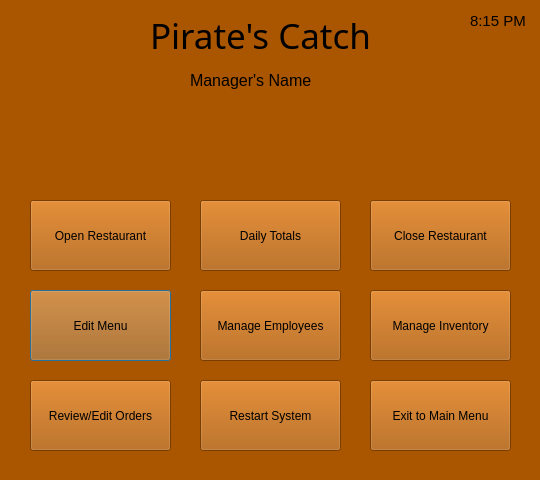
<?xml version="1.0" encoding="UTF-8"?>
<ui version="4.0">
 <class>SystemMenu</class>
 <widget class="QDialog" name="SystemMenu">
  <property name="geometry">
   <rect>
    <x>0</x>
    <y>0</y>
    <width>540</width>
    <height>480</height>
   </rect>
  </property>
  <property name="palette">
   <palette>
    <active>
     <colorrole role="WindowText">
      <brush brushstyle="SolidPattern">
       <color alpha="255">
        <red>0</red>
        <green>0</green>
        <blue>0</blue>
       </color>
      </brush>
     </colorrole>
     <colorrole role="Button">
      <brush brushstyle="SolidPattern">
       <color alpha="255">
        <red>170</red>
        <green>85</green>
        <blue>0</blue>
       </color>
      </brush>
     </colorrole>
     <colorrole role="Light">
      <brush brushstyle="SolidPattern">
       <color alpha="255">
        <red>255</red>
        <green>128</green>
        <blue>0</blue>
       </color>
      </brush>
     </colorrole>
     <colorrole role="Midlight">
      <brush brushstyle="SolidPattern">
       <color alpha="255">
        <red>212</red>
        <green>106</green>
        <blue>0</blue>
       </color>
      </brush>
     </colorrole>
     <colorrole role="Dark">
      <brush brushstyle="SolidPattern">
       <color alpha="255">
        <red>85</red>
        <green>42</green>
        <blue>0</blue>
       </color>
      </brush>
     </colorrole>
     <colorrole role="Mid">
      <brush brushstyle="SolidPattern">
       <color alpha="255">
        <red>113</red>
        <green>56</green>
        <blue>0</blue>
       </color>
      </brush>
     </colorrole>
     <colorrole role="Text">
      <brush brushstyle="SolidPattern">
       <color alpha="255">
        <red>0</red>
        <green>0</green>
        <blue>0</blue>
       </color>
      </brush>
     </colorrole>
     <colorrole role="BrightText">
      <brush brushstyle="SolidPattern">
       <color alpha="255">
        <red>255</red>
        <green>255</green>
        <blue>255</blue>
       </color>
      </brush>
     </colorrole>
     <colorrole role="ButtonText">
      <brush brushstyle="SolidPattern">
       <color alpha="255">
        <red>0</red>
        <green>0</green>
        <blue>0</blue>
       </color>
      </brush>
     </colorrole>
     <colorrole role="Base">
      <brush brushstyle="SolidPattern">
       <color alpha="255">
        <red>255</red>
        <green>255</green>
        <blue>255</blue>
       </color>
      </brush>
     </colorrole>
     <colorrole role="Window">
      <brush brushstyle="SolidPattern">
       <color alpha="255">
        <red>170</red>
        <green>85</green>
        <blue>0</blue>
       </color>
      </brush>
     </colorrole>
     <colorrole role="Shadow">
      <brush brushstyle="SolidPattern">
       <color alpha="255">
        <red>0</red>
        <green>0</green>
        <blue>0</blue>
       </color>
      </brush>
     </colorrole>
     <colorrole role="AlternateBase">
      <brush brushstyle="SolidPattern">
       <color alpha="255">
        <red>212</red>
        <green>170</green>
        <blue>127</blue>
       </color>
      </brush>
     </colorrole>
     <colorrole role="ToolTipBase">
      <brush brushstyle="SolidPattern">
       <color alpha="255">
        <red>255</red>
        <green>255</green>
        <blue>220</blue>
       </color>
      </brush>
     </colorrole>
     <colorrole role="ToolTipText">
      <brush brushstyle="SolidPattern">
       <color alpha="255">
        <red>0</red>
        <green>0</green>
        <blue>0</blue>
       </color>
      </brush>
     </colorrole>
    </active>
    <inactive>
     <colorrole role="WindowText">
      <brush brushstyle="SolidPattern">
       <color alpha="255">
        <red>0</red>
        <green>0</green>
        <blue>0</blue>
       </color>
      </brush>
     </colorrole>
     <colorrole role="Button">
      <brush brushstyle="SolidPattern">
       <color alpha="255">
        <red>170</red>
        <green>85</green>
        <blue>0</blue>
       </color>
      </brush>
     </colorrole>
     <colorrole role="Light">
      <brush brushstyle="SolidPattern">
       <color alpha="255">
        <red>255</red>
        <green>128</green>
        <blue>0</blue>
       </color>
      </brush>
     </colorrole>
     <colorrole role="Midlight">
      <brush brushstyle="SolidPattern">
       <color alpha="255">
        <red>212</red>
        <green>106</green>
        <blue>0</blue>
       </color>
      </brush>
     </colorrole>
     <colorrole role="Dark">
      <brush brushstyle="SolidPattern">
       <color alpha="255">
        <red>85</red>
        <green>42</green>
        <blue>0</blue>
       </color>
      </brush>
     </colorrole>
     <colorrole role="Mid">
      <brush brushstyle="SolidPattern">
       <color alpha="255">
        <red>113</red>
        <green>56</green>
        <blue>0</blue>
       </color>
      </brush>
     </colorrole>
     <colorrole role="Text">
      <brush brushstyle="SolidPattern">
       <color alpha="255">
        <red>0</red>
        <green>0</green>
        <blue>0</blue>
       </color>
      </brush>
     </colorrole>
     <colorrole role="BrightText">
      <brush brushstyle="SolidPattern">
       <color alpha="255">
        <red>255</red>
        <green>255</green>
        <blue>255</blue>
       </color>
      </brush>
     </colorrole>
     <colorrole role="ButtonText">
      <brush brushstyle="SolidPattern">
       <color alpha="255">
        <red>0</red>
        <green>0</green>
        <blue>0</blue>
       </color>
      </brush>
     </colorrole>
     <colorrole role="Base">
      <brush brushstyle="SolidPattern">
       <color alpha="255">
        <red>255</red>
        <green>255</green>
        <blue>255</blue>
       </color>
      </brush>
     </colorrole>
     <colorrole role="Window">
      <brush brushstyle="SolidPattern">
       <color alpha="255">
        <red>170</red>
        <green>85</green>
        <blue>0</blue>
       </color>
      </brush>
     </colorrole>
     <colorrole role="Shadow">
      <brush brushstyle="SolidPattern">
       <color alpha="255">
        <red>0</red>
        <green>0</green>
        <blue>0</blue>
       </color>
      </brush>
     </colorrole>
     <colorrole role="AlternateBase">
      <brush brushstyle="SolidPattern">
       <color alpha="255">
        <red>212</red>
        <green>170</green>
        <blue>127</blue>
       </color>
      </brush>
     </colorrole>
     <colorrole role="ToolTipBase">
      <brush brushstyle="SolidPattern">
       <color alpha="255">
        <red>255</red>
        <green>255</green>
        <blue>220</blue>
       </color>
      </brush>
     </colorrole>
     <colorrole role="ToolTipText">
      <brush brushstyle="SolidPattern">
       <color alpha="255">
        <red>0</red>
        <green>0</green>
        <blue>0</blue>
       </color>
      </brush>
     </colorrole>
    </inactive>
    <disabled>
     <colorrole role="WindowText">
      <brush brushstyle="SolidPattern">
       <color alpha="255">
        <red>85</red>
        <green>42</green>
        <blue>0</blue>
       </color>
      </brush>
     </colorrole>
     <colorrole role="Button">
      <brush brushstyle="SolidPattern">
       <color alpha="255">
        <red>170</red>
        <green>85</green>
        <blue>0</blue>
       </color>
      </brush>
     </colorrole>
     <colorrole role="Light">
      <brush brushstyle="SolidPattern">
       <color alpha="255">
        <red>255</red>
        <green>128</green>
        <blue>0</blue>
       </color>
      </brush>
     </colorrole>
     <colorrole role="Midlight">
      <brush brushstyle="SolidPattern">
       <color alpha="255">
        <red>212</red>
        <green>106</green>
        <blue>0</blue>
       </color>
      </brush>
     </colorrole>
     <colorrole role="Dark">
      <brush brushstyle="SolidPattern">
       <color alpha="255">
        <red>85</red>
        <green>42</green>
        <blue>0</blue>
       </color>
      </brush>
     </colorrole>
     <colorrole role="Mid">
      <brush brushstyle="SolidPattern">
       <color alpha="255">
        <red>113</red>
        <green>56</green>
        <blue>0</blue>
       </color>
      </brush>
     </colorrole>
     <colorrole role="Text">
      <brush brushstyle="SolidPattern">
       <color alpha="255">
        <red>85</red>
        <green>42</green>
        <blue>0</blue>
       </color>
      </brush>
     </colorrole>
     <colorrole role="BrightText">
      <brush brushstyle="SolidPattern">
       <color alpha="255">
        <red>255</red>
        <green>255</green>
        <blue>255</blue>
       </color>
      </brush>
     </colorrole>
     <colorrole role="ButtonText">
      <brush brushstyle="SolidPattern">
       <color alpha="255">
        <red>85</red>
        <green>42</green>
        <blue>0</blue>
       </color>
      </brush>
     </colorrole>
     <colorrole role="Base">
      <brush brushstyle="SolidPattern">
       <color alpha="255">
        <red>170</red>
        <green>85</green>
        <blue>0</blue>
       </color>
      </brush>
     </colorrole>
     <colorrole role="Window">
      <brush brushstyle="SolidPattern">
       <color alpha="255">
        <red>170</red>
        <green>85</green>
        <blue>0</blue>
       </color>
      </brush>
     </colorrole>
     <colorrole role="Shadow">
      <brush brushstyle="SolidPattern">
       <color alpha="255">
        <red>0</red>
        <green>0</green>
        <blue>0</blue>
       </color>
      </brush>
     </colorrole>
     <colorrole role="AlternateBase">
      <brush brushstyle="SolidPattern">
       <color alpha="255">
        <red>170</red>
        <green>85</green>
        <blue>0</blue>
       </color>
      </brush>
     </colorrole>
     <colorrole role="ToolTipBase">
      <brush brushstyle="SolidPattern">
       <color alpha="255">
        <red>255</red>
        <green>255</green>
        <blue>220</blue>
       </color>
      </brush>
     </colorrole>
     <colorrole role="ToolTipText">
      <brush brushstyle="SolidPattern">
       <color alpha="255">
        <red>0</red>
        <green>0</green>
        <blue>0</blue>
       </color>
      </brush>
     </colorrole>
    </disabled>
   </palette>
  </property>
  <property name="windowTitle">
   <string>Dialog</string>
  </property>
  <widget class="QLabel" name="label">
   <property name="geometry">
    <rect>
     <x>150</x>
     <y>10</y>
     <width>221</width>
     <height>51</height>
    </rect>
   </property>
   <property name="font">
    <font>
     <family>Old English Text MT</family>
     <pointsize>26</pointsize>
     <weight>50</weight>
     <bold>false</bold>
    </font>
   </property>
   <property name="text">
    <string>Pirate's Catch</string>
   </property>
  </widget>
  <widget class="QPushButton" name="pushButton">
   <property name="geometry">
    <rect>
     <x>30</x>
     <y>290</y>
     <width>141</width>
     <height>71</height>
    </rect>
   </property>
   <property name="text">
    <string>Edit Menu</string>
   </property>
  </widget>
  <widget class="QPushButton" name="pushButton_2">
   <property name="geometry">
    <rect>
     <x>370</x>
     <y>200</y>
     <width>141</width>
     <height>71</height>
    </rect>
   </property>
   <property name="text">
    <string>Close Restaurant</string>
   </property>
  </widget>
  <widget class="QPushButton" name="pushButton_3">
   <property name="geometry">
    <rect>
     <x>30</x>
     <y>200</y>
     <width>141</width>
     <height>71</height>
    </rect>
   </property>
   <property name="text">
    <string>Open Restaurant</string>
   </property>
  </widget>
  <widget class="QPushButton" name="pushButton_4">
   <property name="geometry">
    <rect>
     <x>200</x>
     <y>200</y>
     <width>141</width>
     <height>71</height>
    </rect>
   </property>
   <property name="text">
    <string>Daily Totals</string>
   </property>
  </widget>
  <widget class="QPushButton" name="pushButton_5">
   <property name="geometry">
    <rect>
     <x>370</x>
     <y>290</y>
     <width>141</width>
     <height>71</height>
    </rect>
   </property>
   <property name="text">
    <string>Manage Inventory</string>
   </property>
  </widget>
  <widget class="QLabel" name="label_2">
   <property name="geometry">
    <rect>
     <x>190</x>
     <y>60</y>
     <width>161</width>
     <height>41</height>
    </rect>
   </property>
   <property name="font">
    <font>
     <pointsize>12</pointsize>
    </font>
   </property>
   <property name="text">
    <string>Manager's Name</string>
   </property>
  </widget>
  <widget class="QPushButton" name="pushButton_6">
   <property name="geometry">
    <rect>
     <x>200</x>
     <y>290</y>
     <width>141</width>
     <height>71</height>
    </rect>
   </property>
   <property name="text">
    <string>Manage Employees</string>
   </property>
  </widget>
  <widget class="QLabel" name="label_3">
   <property name="geometry">
    <rect>
     <x>470</x>
     <y>10</y>
     <width>61</width>
     <height>21</height>
    </rect>
   </property>
   <property name="font">
    <font>
     <pointsize>11</pointsize>
    </font>
   </property>
   <property name="text">
    <string>8:15 PM</string>
   </property>
  </widget>
  <widget class="QPushButton" name="pushButton_7">
   <property name="geometry">
    <rect>
     <x>200</x>
     <y>380</y>
     <width>141</width>
     <height>71</height>
    </rect>
   </property>
   <property name="text">
    <string>Restart System</string>
   </property>
  </widget>
  <widget class="QPushButton" name="exitToMenu">
   <property name="geometry">
    <rect>
     <x>370</x>
     <y>380</y>
     <width>141</width>
     <height>71</height>
    </rect>
   </property>
   <property name="text">
    <string>Exit to Main Menu</string>
   </property>
  </widget>
  <widget class="QPushButton" name="pushButton_8">
   <property name="geometry">
    <rect>
     <x>30</x>
     <y>380</y>
     <width>141</width>
     <height>71</height>
    </rect>
   </property>
   <property name="text">
    <string>Review/Edit Orders</string>
   </property>
  </widget>
 </widget>
 <resources/>
 <connections>
  <connection>
   <sender>exitToMenu</sender>
   <signal>clicked()</signal>
   <receiver>SystemMenu</receiver>
   <slot>close()</slot>
   <hints>
    <hint type="sourcelabel">
     <x>355</x>
     <y>415</y>
    </hint>
    <hint type="destinationlabel">
     <x>269</x>
     <y>239</y>
    </hint>
   </hints>
  </connection>
 </connections>
</ui>
